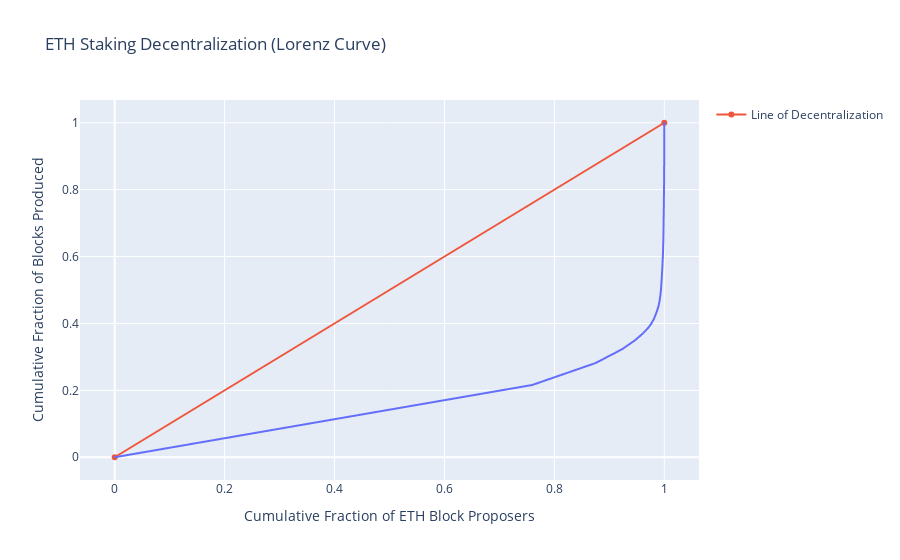

Source (notebook cell):
### Markdown cell above
When we plot the Lorenz curve, we get the following plot

### Code cell
def lorenz(arr):
    arr = np.sort(arr)
    scaled_prefix_sum = arr.cumsum() / arr.sum()
    return np.insert(scaled_prefix_sum, 0, 0)

lorenz_curve = lorenz(gini_input)


fig = px.line(x = np.linspace(0.0, 1.0, lorenz_curve.size) , y = lorenz_curve, title = "ETH Staking Decentralization (Lorenz Curve)", labels = {"x": "Cumulative Fraction of ETH Block Proposers", "y": "Cumulative Fraction of Blocks Produced"})
fig.add_scatter(x = [0,1], y = [0,1], name = "Line of Decentralization")
fig.show()

### Figure 1 — Plotly figure (JSON) as saved in the notebook; plotly's stock layout.template omitted (floating-point values rounded to 4 significant figures; data arrays with more than 128 entries replaced by an {"elided": "..."} marker saying what was removed)
{"data": [{"hovertemplate": "Cumulative Fraction of ETH Block Proposers=%{x}<br>Cumulative Fraction of Blocks Produced=%{y}<extra></extra>", "legendgroup": "", "line": {"color": "#636efa", "dash": "solid"}, "mode": "lines", "name": "", "showlegend": false, "type": "scattergl", "x": {"elided": "4986 float values"}, "xaxis": "x", "y": {"elided": "4986 float values"}, "yaxis": "y"}, {"name": "Line of Decentralization", "type": "scatter", "x": [0, 1], "y": [0, 1]}], "layout": {"autosize": true, "legend": {"tracegroupgap": 0}, "title": {"text": "ETH Staking Decentralization (Lorenz Curve)"}, "xaxis": {"anchor": "y", "autorange": true, "domain": [0, 1], "range": [-0.06425, 1.064], "title": {"text": "Cumulative Fraction of ETH Block Proposers"}, "type": "linear"}, "yaxis": {"anchor": "x", "autorange": true, "domain": [0, 1], "range": [-0.07325, 1.073], "title": {"text": "Cumulative Fraction of Blocks Produced"}, "type": "linear"}}}
